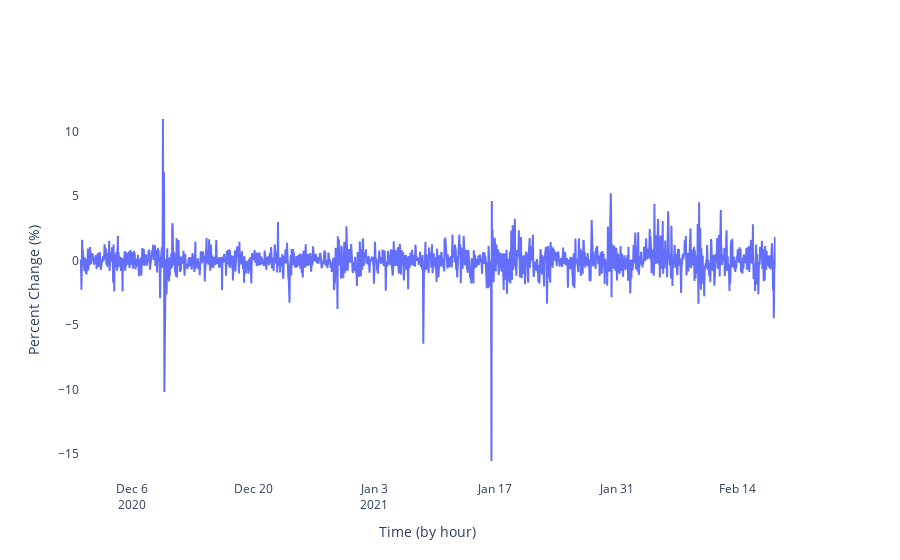

Source (notebook cell):
### Code cell
fig = make_subplots(specs=[[{"secondary_y": True}]])
fig.add_trace(go.Scatter(x=df_train.index, y=df_test.aaveHourlyPctChange*100,
                    mode='lines',
                    name='Aave Change'),
                    secondary_y=False)
fig.update_layout({
'plot_bgcolor': 'rgba(255, 255, 255, 255)',
'paper_bgcolor': 'rgba(255, 255, 255, 255)',
})
fig.update_xaxes(title="Time (by hour)")
fig.update_yaxes(title="Percent Change (%)")

### Figure 1 — Plotly figure (JSON) as saved in the notebook; plotly's stock layout.template omitted (floating-point values rounded to 4 significant figures; data arrays with more than 128 entries replaced by an {"elided": "..."} marker saying what was removed)
{"data": [{"mode": "lines", "name": "Aave Change", "type": "scatter", "x": {"elided": "7719 str values"}, "xaxis": "x", "y": {"elided": "1930 float values"}, "yaxis": "y"}], "layout": {"paper_bgcolor": "rgba(255, 255, 255, 255)", "plot_bgcolor": "rgba(255, 255, 255, 255)", "xaxis": {"anchor": "y", "domain": [0, 0.94], "title": {"text": "Time (by hour)"}}, "yaxis": {"anchor": "x", "domain": [0, 1], "title": {"text": "Percent Change (%)"}}, "yaxis2": {"anchor": "x", "overlaying": "y", "side": "right", "title": {"text": "Percent Change (%)"}}}}
